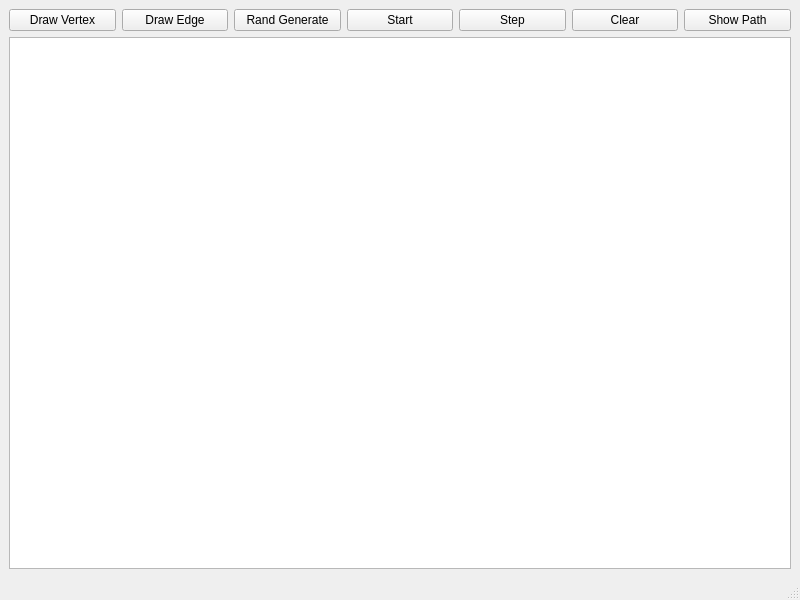
<?xml version="1.0" encoding="UTF-8"?>
<ui version="4.0">
 <class>MainWindow</class>
 <widget class="QMainWindow" name="MainWindow">
  <property name="geometry">
   <rect>
    <x>0</x>
    <y>0</y>
    <width>800</width>
    <height>600</height>
   </rect>
  </property>
  <property name="windowTitle">
   <string>Assignment 4</string>
  </property>
  <widget class="QWidget" name="centralwidget">
   <layout class="QGridLayout" name="gridLayout">
    <item row="0" column="0">
     <layout class="QHBoxLayout" name="horizontalLayout">
      <item>
       <widget class="QPushButton" name="drawVertex">
        <property name="text">
         <string>Draw Vertex</string>
        </property>
        <property name="checkable">
         <bool>true</bool>
        </property>
       </widget>
      </item>
      <item>
       <widget class="QPushButton" name="drawEdge">
        <property name="text">
         <string>Draw Edge</string>
        </property>
        <property name="checkable">
         <bool>true</bool>
        </property>
       </widget>
      </item>
      <item>
       <widget class="QPushButton" name="randGenerate">
        <property name="text">
         <string>Rand Generate</string>
        </property>
       </widget>
      </item>
      <item>
       <widget class="QPushButton" name="start">
        <property name="text">
         <string>Start</string>
        </property>
        <property name="checkable">
         <bool>true</bool>
        </property>
       </widget>
      </item>
      <item>
       <widget class="QPushButton" name="step">
        <property name="text">
         <string>Step</string>
        </property>
       </widget>
      </item>
      <item>
       <widget class="QPushButton" name="clear">
        <property name="text">
         <string>Clear</string>
        </property>
       </widget>
      </item>
      <item>
       <widget class="QPushButton" name="showPath">
        <property name="text">
         <string>Show Path</string>
        </property>
        <property name="checkable">
         <bool>true</bool>
        </property>
       </widget>
      </item>
     </layout>
    </item>
    <item row="1" column="0">
     <widget class="CustomView" name="graphicsView"/>
    </item>
   </layout>
  </widget>
  <widget class="QStatusBar" name="statusbar"/>
 </widget>
 <customwidgets>
  <customwidget>
   <class>CustomView</class>
   <extends>QGraphicsView</extends>
   <header>customview.h</header>
   <slots>
    <signal>selection_finished()</signal>
   </slots>
  </customwidget>
 </customwidgets>
 <resources/>
 <connections/>
</ui>
